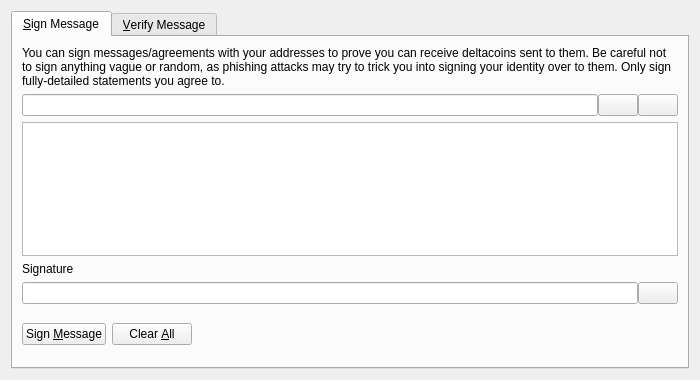
<?xml version="1.0" encoding="UTF-8"?>
<ui version="4.0">
 <class>SignVerifyMessageDialog</class>
 <widget class="QDialog" name="SignVerifyMessageDialog">
  <property name="geometry">
   <rect>
    <x>0</x>
    <y>0</y>
    <width>700</width>
    <height>380</height>
   </rect>
  </property>
  <property name="windowTitle">
   <string>Signatures - Sign / Verify a Message</string>
  </property>
  <property name="modal">
   <bool>true</bool>
  </property>
  <layout class="QVBoxLayout" name="verticalLayout">
   <item>
    <widget class="QTabWidget" name="tabWidget">
     <property name="currentIndex">
      <number>0</number>
     </property>
     <widget class="QWidget" name="tabSignMessage">
      <attribute name="title">
       <string>&amp;Sign Message</string>
      </attribute>
      <layout class="QVBoxLayout" name="verticalLayout_SM">
       <item>
        <widget class="QLabel" name="infoLabel_SM">
         <property name="text">
          <string>You can sign messages/agreements with your addresses to prove you can receive deltacoins sent to them. Be careful not to sign anything vague or random, as phishing attacks may try to trick you into signing your identity over to them. Only sign fully-detailed statements you agree to.</string>
         </property>
         <property name="textFormat">
          <enum>Qt::PlainText</enum>
         </property>
         <property name="wordWrap">
          <bool>true</bool>
         </property>
        </widget>
       </item>
       <item>
        <layout class="QHBoxLayout" name="horizontalLayout_1_SM">
         <property name="spacing">
          <number>0</number>
         </property>
         <item>
          <widget class="QValidatedLineEdit" name="addressIn_SM">
           <property name="toolTip">
            <string>The Deltacoin address to sign the message with</string>
           </property>
          </widget>
         </item>
         <item>
          <widget class="QPushButton" name="addressBookButton_SM">
           <property name="toolTip">
            <string>Choose previously used address</string>
           </property>
           <property name="text">
            <string/>
           </property>
           <property name="icon">
            <iconset resource="../bitcoin.qrc">
             <normaloff>:/icons/address-book</normaloff>:/icons/address-book</iconset>
           </property>
           <property name="shortcut">
            <string>Alt+A</string>
           </property>
           <property name="autoDefault">
            <bool>false</bool>
           </property>
          </widget>
         </item>
         <item>
          <widget class="QPushButton" name="pasteButton_SM">
           <property name="toolTip">
            <string>Paste address from clipboard</string>
           </property>
           <property name="text">
            <string/>
           </property>
           <property name="icon">
            <iconset resource="../bitcoin.qrc">
             <normaloff>:/icons/editpaste</normaloff>:/icons/editpaste</iconset>
           </property>
           <property name="shortcut">
            <string>Alt+P</string>
           </property>
           <property name="autoDefault">
            <bool>false</bool>
           </property>
          </widget>
         </item>
        </layout>
       </item>
       <item>
        <widget class="QPlainTextEdit" name="messageIn_SM">
         <property name="toolTip">
          <string>Enter the message you want to sign here</string>
         </property>
        </widget>
       </item>
       <item>
        <widget class="QLabel" name="signatureLabel_SM">
         <property name="text">
          <string>Signature</string>
         </property>
         <property name="textFormat">
          <enum>Qt::PlainText</enum>
         </property>
        </widget>
       </item>
       <item>
        <layout class="QHBoxLayout" name="horizontalLayout_2_SM">
         <property name="spacing">
          <number>0</number>
         </property>
         <item>
          <widget class="QLineEdit" name="signatureOut_SM">
           <property name="font">
            <font>
             <italic>true</italic>
            </font>
           </property>
           <property name="readOnly">
            <bool>true</bool>
           </property>
          </widget>
         </item>
         <item>
          <widget class="QPushButton" name="copySignatureButton_SM">
           <property name="toolTip">
            <string>Copy the current signature to the system clipboard</string>
           </property>
           <property name="text">
            <string/>
           </property>
           <property name="icon">
            <iconset resource="../bitcoin.qrc">
             <normaloff>:/icons/editcopy</normaloff>:/icons/editcopy</iconset>
           </property>
           <property name="autoDefault">
            <bool>false</bool>
           </property>
          </widget>
         </item>
        </layout>
       </item>
       <item>
        <layout class="QHBoxLayout" name="horizontalLayout_3_SM">
         <item>
          <widget class="QPushButton" name="signMessageButton_SM">
           <property name="toolTip">
            <string>Sign the message to prove you own this Deltacoin address</string>
           </property>
           <property name="text">
            <string>Sign &amp;Message</string>
           </property>
           <property name="icon">
            <iconset resource="../bitcoin.qrc">
             <normaloff>:/icons/edit</normaloff>:/icons/edit</iconset>
           </property>
           <property name="autoDefault">
            <bool>false</bool>
           </property>
          </widget>
         </item>
         <item>
          <widget class="QPushButton" name="clearButton_SM">
           <property name="toolTip">
            <string>Reset all sign message fields</string>
           </property>
           <property name="text">
            <string>Clear &amp;All</string>
           </property>
           <property name="icon">
            <iconset resource="../bitcoin.qrc">
             <normaloff>:/icons/remove</normaloff>:/icons/remove</iconset>
           </property>
           <property name="autoDefault">
            <bool>false</bool>
           </property>
          </widget>
         </item>
         <item>
          <spacer name="horizontalSpacer_1_SM">
           <property name="orientation">
            <enum>Qt::Horizontal</enum>
           </property>
           <property name="sizeHint" stdset="0">
            <size>
             <width>40</width>
             <height>48</height>
            </size>
           </property>
          </spacer>
         </item>
         <item>
          <widget class="QLabel" name="statusLabel_SM">
           <property name="font">
            <font>
             <weight>75</weight>
             <bold>true</bold>
            </font>
           </property>
           <property name="text">
            <string/>
           </property>
           <property name="wordWrap">
            <bool>true</bool>
           </property>
          </widget>
         </item>
         <item>
          <spacer name="horizontalSpacer_2_SM">
           <property name="orientation">
            <enum>Qt::Horizontal</enum>
           </property>
           <property name="sizeHint" stdset="0">
            <size>
             <width>40</width>
             <height>48</height>
            </size>
           </property>
          </spacer>
         </item>
        </layout>
       </item>
      </layout>
     </widget>
     <widget class="QWidget" name="tabVerifyMessage">
      <attribute name="title">
       <string>&amp;Verify Message</string>
      </attribute>
      <layout class="QVBoxLayout" name="verticalLayout_VM">
       <item>
        <widget class="QLabel" name="infoLabel_VM">
         <property name="text">
          <string>Enter the receiver's address, message (ensure you copy line breaks, spaces, tabs, etc. exactly) and signature below to verify the message. Be careful not to read more into the signature than what is in the signed message itself, to avoid being tricked by a man-in-the-middle attack. Note that this only proves the signing party receives with the address, it cannot prove sendership of any transaction!</string>
         </property>
         <property name="textFormat">
          <enum>Qt::PlainText</enum>
         </property>
         <property name="alignment">
          <set>Qt::AlignLeading|Qt::AlignLeft|Qt::AlignTop</set>
         </property>
         <property name="wordWrap">
          <bool>true</bool>
         </property>
        </widget>
       </item>
       <item>
        <layout class="QHBoxLayout" name="horizontalLayout_1_VM">
         <property name="spacing">
          <number>0</number>
         </property>
         <item>
          <widget class="QValidatedLineEdit" name="addressIn_VM">
           <property name="toolTip">
            <string>The Deltacoin address the message was signed with</string>
           </property>
          </widget>
         </item>
         <item>
          <widget class="QPushButton" name="addressBookButton_VM">
           <property name="toolTip">
            <string>Choose previously used address</string>
           </property>
           <property name="text">
            <string/>
           </property>
           <property name="icon">
            <iconset resource="../bitcoin.qrc">
             <normaloff>:/icons/address-book</normaloff>:/icons/address-book</iconset>
           </property>
           <property name="shortcut">
            <string>Alt+A</string>
           </property>
           <property name="autoDefault">
            <bool>false</bool>
           </property>
          </widget>
         </item>
        </layout>
       </item>
       <item>
        <widget class="QPlainTextEdit" name="messageIn_VM"/>
       </item>
       <item>
        <widget class="QValidatedLineEdit" name="signatureIn_VM"/>
       </item>
       <item>
        <layout class="QHBoxLayout" name="horizontalLayout_2_VM">
         <item>
          <widget class="QPushButton" name="verifyMessageButton_VM">
           <property name="toolTip">
            <string>Verify the message to ensure it was signed with the specified Deltacoin address</string>
           </property>
           <property name="text">
            <string>Verify &amp;Message</string>
           </property>
           <property name="icon">
            <iconset resource="../bitcoin.qrc">
             <normaloff>:/icons/transaction_0</normaloff>:/icons/transaction_0</iconset>
           </property>
           <property name="autoDefault">
            <bool>false</bool>
           </property>
          </widget>
         </item>
         <item>
          <widget class="QPushButton" name="clearButton_VM">
           <property name="toolTip">
            <string>Reset all verify message fields</string>
           </property>
           <property name="text">
            <string>Clear &amp;All</string>
           </property>
           <property name="icon">
            <iconset resource="../bitcoin.qrc">
             <normaloff>:/icons/remove</normaloff>:/icons/remove</iconset>
           </property>
           <property name="autoDefault">
            <bool>false</bool>
           </property>
          </widget>
         </item>
         <item>
          <spacer name="horizontalSpacer_1_VM">
           <property name="orientation">
            <enum>Qt::Horizontal</enum>
           </property>
           <property name="sizeHint" stdset="0">
            <size>
             <width>40</width>
             <height>48</height>
            </size>
           </property>
          </spacer>
         </item>
         <item>
          <widget class="QLabel" name="statusLabel_VM">
           <property name="font">
            <font>
             <weight>75</weight>
             <bold>true</bold>
            </font>
           </property>
           <property name="text">
            <string/>
           </property>
           <property name="wordWrap">
            <bool>true</bool>
           </property>
          </widget>
         </item>
         <item>
          <spacer name="horizontalSpacer_2_VM">
           <property name="orientation">
            <enum>Qt::Horizontal</enum>
           </property>
           <property name="sizeHint" stdset="0">
            <size>
             <width>40</width>
             <height>48</height>
            </size>
           </property>
          </spacer>
         </item>
        </layout>
       </item>
      </layout>
     </widget>
    </widget>
   </item>
  </layout>
 </widget>
 <customwidgets>
  <customwidget>
   <class>QValidatedLineEdit</class>
   <extends>QLineEdit</extends>
   <header>qt/qvalidatedlineedit.h</header>
  </customwidget>
 </customwidgets>
 <resources>
  <include location="../bitcoin.qrc"/>
 </resources>
 <connections/>
</ui>
